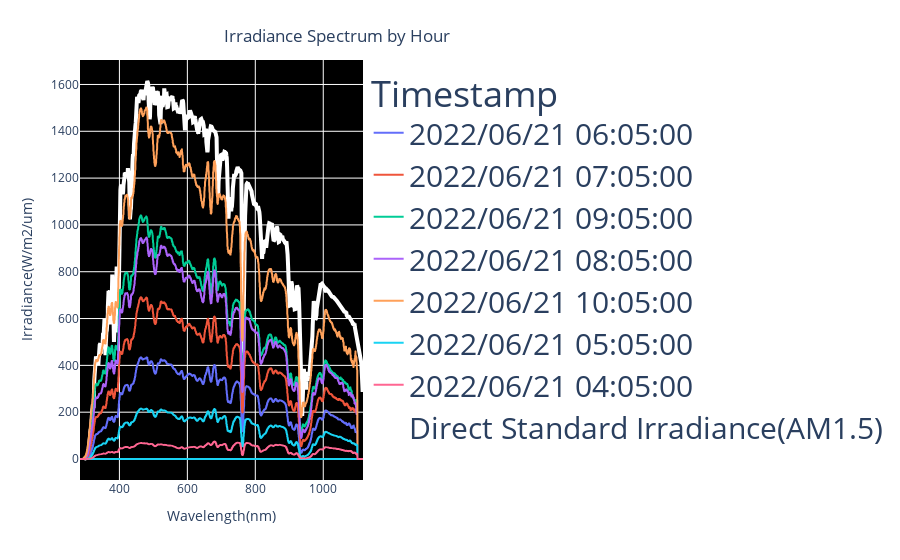

The notebook cell saved with this chart:
### Code cell
fig = px.line(df, x=x_axis_rounded, y='Irradiance(W/m2/um)', color=df['Timestamp'],
                  labels={'x': 'Wavelength(nm)'})

fig.add_scatter(cliponaxis=True, x=x_standard_rounded, y=standard['Irradiance(W/m2/um)'], line_color='white', line_width=4, name="Direct Standard Irradiance(AM1.5)")
    #fig = go.Figure(data=go.Scatter(x=x_axis,y=y_axis, name='AM1.5', line_shape='spline'))

fig.update_layout(
        title={
            'text': "Irradiance Spectrum by Hour",
            'x': 0.5,
            'xanchor': 'right',
            'yanchor': 'top'},
        plot_bgcolor='black',
        legend_font_size=30)

### Figure 1 — Plotly figure (JSON) as saved in the notebook; plotly's stock layout.template omitted (floating-point values rounded to 4 significant figures; data arrays with more than 128 entries replaced by an {"elided": "..."} marker saying what was removed)
{"data": [{"hovertemplate": "Timestamp=2022/06/21 06:05:00<br>Wavelength(nm)=%{x}<br>Irradiance(W/m2/um)=%{y}<extra></extra>", "legendgroup": "2022/06/21 06:05:00", "line": {"color": "#636efa", "dash": "solid"}, "marker": {"symbol": "circle"}, "mode": "lines", "name": "2022/06/21 06:05:00", "showlegend": true, "type": "scattergl", "x": {"elided": "2048 int values"}, "xaxis": "x", "y": {"elided": "2048 float values"}, "yaxis": "y"}, {"hovertemplate": "Timestamp=2022/06/21 07:05:00<br>Wavelength(nm)=%{x}<br>Irradiance(W/m2/um)=%{y}<extra></extra>", "legendgroup": "2022/06/21 07:05:00", "line": {"color": "#EF553B", "dash": "solid"}, "marker": {"symbol": "circle"}, "mode": "lines", "name": "2022/06/21 07:05:00", "showlegend": true, "type": "scattergl", "x": {"elided": "2048 int values"}, "xaxis": "x", "y": {"elided": "2048 float values"}, "yaxis": "y"}, {"hovertemplate": "Timestamp=2022/06/21 09:05:00<br>Wavelength(nm)=%{x}<br>Irradiance(W/m2/um)=%{y}<extra></extra>", "legendgroup": "2022/06/21 09:05:00", "line": {"color": "#00cc96", "dash": "solid"}, "marker": {"symbol": "circle"}, "mode": "lines", "name": "2022/06/21 09:05:00", "showlegend": true, "type": "scattergl", "x": {"elided": "2048 int values"}, "xaxis": "x", "y": {"elided": "2048 float values"}, "yaxis": "y"}, {"hovertemplate": "Timestamp=2022/06/21 08:05:00<br>Wavelength(nm)=%{x}<br>Irradiance(W/m2/um)=%{y}<extra></extra>", "legendgroup": "2022/06/21 08:05:00", "line": {"color": "#ab63fa", "dash": "solid"}, "marker": {"symbol": "circle"}, "mode": "lines", "name": "2022/06/21 08:05:00", "showlegend": true, "type": "scattergl", "x": {"elided": "2048 int values"}, "xaxis": "x", "y": {"elided": "2048 float values"}, "yaxis": "y"}, {"hovertemplate": "Timestamp=2022/06/21 10:05:00<br>Wavelength(nm)=%{x}<br>Irradiance(W/m2/um)=%{y}<extra></extra>", "legendgroup": "2022/06/21 10:05:00", "line": {"color": "#FFA15A", "dash": "solid"}, "marker": {"symbol": "circle"}, "mode": "lines", "name": "2022/06/21 10:05:00", "showlegend": true, "type": "scattergl", "x": {"elided": "2048 int values"}, "xaxis": "x", "y": {"elided": "2048 float values"}, "yaxis": "y"}, {"hovertemplate": "Timestamp=2022/06/21 05:05:00<br>Wavelength(nm)=%{x}<br>Irradiance(W/m2/um)=%{y}<extra></extra>", "legendgroup": "2022/06/21 05:05:00", "line": {"color": "#19d3f3", "dash": "solid"}, "marker": {"symbol": "circle"}, "mode": "lines", "name": "2022/06/21 05:05:00", "showlegend": true, "type": "scattergl", "x": {"elided": "2048 int values"}, "xaxis": "x", "y": {"elided": "2048 float values"}, "yaxis": "y"}, {"hovertemplate": "Timestamp=2022/06/21 04:05:00<br>Wavelength(nm)=%{x}<br>Irradiance(W/m2/um)=%{y}<extra></extra>", "legendgroup": "2022/06/21 04:05:00", "line": {"color": "#FF6692", "dash": "solid"}, "marker": {"symbol": "circle"}, "mode": "lines", "name": "2022/06/21 04:05:00", "showlegend": true, "type": "scattergl", "x": {"elided": "2048 int values"}, "xaxis": "x", "y": {"elided": "2048 float values"}, "yaxis": "y"}, {"cliponaxis": true, "line": {"color": "white", "width": 4}, "name": "Direct Standard Irradiance(AM1.5)", "type": "scatter", "x": {"elided": "924 int values"}, "y": {"elided": "924 float values"}}], "layout": {"legend": {"font": {"size": 30}, "title": {"text": "Timestamp"}, "tracegroupgap": 0}, "margin": {"t": 60}, "plot_bgcolor": "black", "title": {"text": "Irradiance Spectrum by Hour", "x": 0.5, "xanchor": "right", "yanchor": "top"}, "xaxis": {"anchor": "y", "domain": [0, 1], "title": {"text": "Wavelength(nm)"}}, "yaxis": {"anchor": "x", "domain": [0, 1], "title": {"text": "Irradiance(W/m2/um)"}}}}
